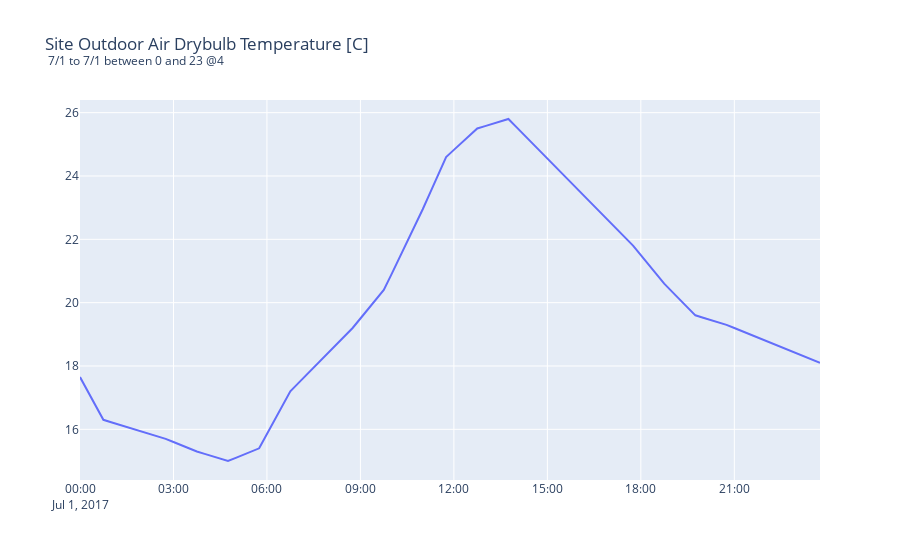

The notebook cell this image was saved under:
### Code cell
ez.plt.get_collection_for_variable(ez.eligible_vars.site_db_temp)
ez.plt.create_plot()
